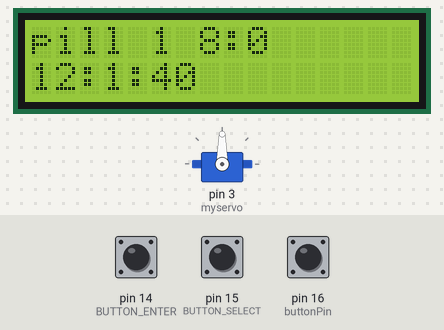
Bench run of a sketch on a simulated Arduino Uno, built with avr-gcc and run on an emulated ATmega328P. On the bench: 16×2 character LCD, servo. The inputs (shaded band) are chosen by the test bench; at power-on: pin 16 (buttonPin) LOW, pin 14 (BUTTON_ENTER) LOW, pin 15 (BUTTON_SELECT) LOW. The local clock reads 2024-03-15 10:24:30 at power-on unless the sketch sets it; random numbers use the default seed unless the sketch sets one; what the sketch prints to the serial monitor is not drawn.

Above: at 0.41 s.
At 1.3 s:
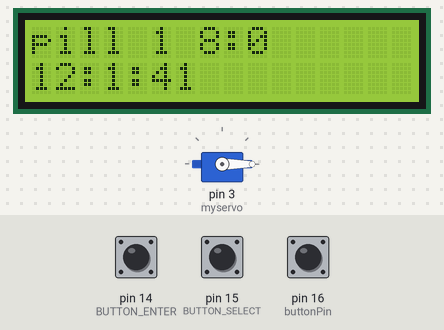
1.4 s: pin 16 (buttonPin) pulled HIGH for 1 s
At 3.7 s:
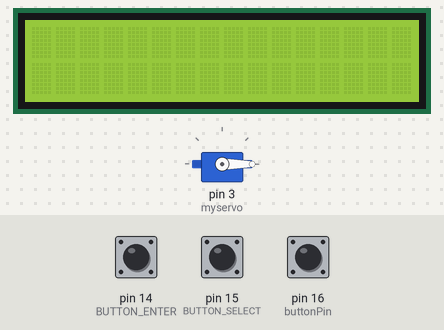
Timing chart, 0 to 5.2 s (numbered marks = the images above; inputs shaded):
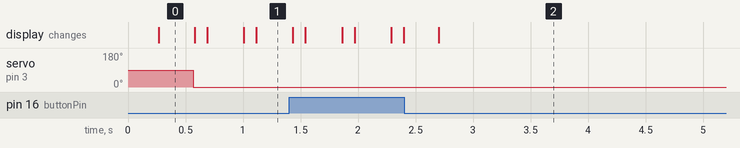

The sketch:

FinalCode.ino
```cpp
#define NUM_PILLS 4
#include <Servo.h>
#include <LiquidCrystal_I2C.h>
#include <Stepper.h>
#include <EEPROM.h>
LiquidCrystal_I2C lcd(0x27, 16, 2);
int count = 0 ;
int counter =0;

#include <virtuabotixRTC.h>
virtuabotixRTC myRTC(6, 7, 5); // CLK , DATA , RST

Servo myservo;
int state = 0; // state for led
const int stepsPerRevolution = 2048;  // change this to fit the number of steps per revolution
Stepper myStepper(stepsPerRevolution, 8, 9, 10, 11);
int currentHour;

  struct pill{
  char name[20];
  int hour;
  int min;// means 1 byte
  int stepperPos;
};
struct pill pills[NUM_PILLS] = {
    {"pill 1" , 8 , 00 , 100},
    {"pill 2" , 9 , 45 , 300},
    {"pill 3" , 10 , 15 , 800},
    {"pill 4" , 10 , 15 , 1200},
};


int buttonState = 0;     // current state of the button
int lastButtonState = 0; // previous state of the button
int startPressed = 0;    // the moment the button was pressed
int endPressed = 0;      // the moment the button was released
int holdTime = 0;        // how long the button was hold
int idleTime = 0;        // how long the button was idle


#include <LiquidCrystal_I2C.h>

// Defines the pins that will be used for the display

//bitmap array for the dino character
byte dino [8]
{ B00000,
  B00111,
  B00101,
  B10111,
  B11100,
  B11111,
  B01101,
  B01100,
};

//character for the tree
byte tree [8]
{
  B00011,
  B11011,
  B11011,
  B11011,
  B11011,
  B11111,
  B01110,
  B01110
};
const int buttonPin = 16;
const int BUTTON_ENTER = 14; // minbutton
const int BUTTON_SELECT = 15; // incbutton
int f =0;
const int MENU_SIZE = 2;
const int LCD_COLUMN = 16;

const int TREE_CHAR = 6;
const int DINO_CHAR = 7;

const String ALPHABET[26] = { "A", "B", "C", "D", "E", "F", "G", "H", "I", "J", "K", "L", "M", "N", "O", "P", "Q", "R", "S", "T", "U", "V", "W", "X", "Y", "Z" };

boolean isPlaying = false;
boolean isShowScore = false;
boolean isDinoOnGround = true;

int currentIndexMenu = 0;
int score = 0;
int scoreListSize = 0;
String scoreList[20];


void setup() {
    myStepper.setSpeed(10);

pinMode(BUTTON_SELECT, INPUT);
pinMode(BUTTON_ENTER, INPUT);
lcd.begin();
lcd.backlight();
myRTC.setDS1302Time(40, 01, 12, 5,15, 4, 2023);//but remember to "comment/remove" this function once you're done as I did
myservo.attach(3);
//pills[0] = EEPROM.get(int idx, T &t)
pill custom; //Variable to store custom object read from EEPROM.
for (int i = 0 ; i<4 ; i++){
/*EEPROM.get(i, custom );
//Serial.println( custom.name );
 // Serial.println( custom.hour );
 // Serial.println( custom.min );
  int hour= custom.hour;
  int min = custom.min;
  String name = custom.name;
  //pills[i].name = name;
  pills[i].hour =hour;
  pills[i].min = min;*/

}
  pinMode(buttonPin, INPUT); // initialize the button pin as a input
  Serial.begin(9600);        // initialize serial communication
  lcd.setCursor(16, 2);
  lcd.begin();
  lcd.createChar(DINO_CHAR, dino);
  lcd.createChar(TREE_CHAR, tree);
}

void loop() {
    lcd.clear();
  buttonState = digitalRead(buttonPin); // read the button input

  if (buttonState != lastButtonState) { // button state changed
     updateState();

  }
  lastButtonState = buttonState;        // save state for next loop
   if(f>>0){

 //    handleMenu();

  }
  if (f ==0){
    ACTION();
  }

}

void updateState() {
  // the button has been just pressed
  if (buttonState == HIGH) {
      startPressed = millis();
      idleTime = startPressed - endPressed;


  } else {
      endPressed = millis();
      holdTime = endPressed - startPressed;

      if (holdTime >= 500 && holdTime < 1000) {
        //  Serial.println("Button was held for half a second");
      }

      if (holdTime >= 1000) {
       //   Serial.println("Button was held for one second or more");
        f++;
      }

  }
}
void handleMenu() {
  String menu[MENU_SIZE] = { "START", "SCORE" };

  for (int i = 0; i < MENU_SIZE; i++) {
    if (i == currentIndexMenu) {
      lcd.setCursor(0, i);
      lcd.print("-> ");

    }

    lcd.setCursor(3, i);
    lcd.print(menu[i]);
  }

  if (digitalRead(BUTTON_SELECT) == HIGH) {
    currentIndexMenu = currentIndexMenu == 0 ? 1 : 0;
  }

  if (digitalRead(BUTTON_ENTER) == HIGH) {
    currentIndexMenu == 0 ? startGame() : showScore();
  }
  delay(100);
}

void showScore () {
  isShowScore = true;
  delay(200);

  int currentIndex = 0;
  const int lastIndex = scoreListSize - 1;

  printScore(currentIndex, lastIndex);

  while (isShowScore) {
    if (digitalRead(BUTTON_SELECT) == HIGH) {
      currentIndex = currentIndex < lastIndex ? currentIndex + 1 : 0;
      printScore(currentIndex, lastIndex);
    }

    if (digitalRead(BUTTON_ENTER) == HIGH) {
      isShowScore = false;
    }

    delay(200);
  }
}

void printScore(int index, int lastIndex) {
  lcd.clear();

  if (lastIndex == -1) {
    lcd.print("NO SCORE");
  }
  else {
    lcd.print(scoreList[index]);

    if (index < lastIndex) {
      lcd.setCursor(0, 1);
      lcd.print(scoreList[index + 1]);
    }
  }
}

void startGame () {
  isPlaying = true;

  while (isPlaying) {
    handleGame();
  }
}

void handleGame() {
  lcd.clear();
  if(digitalRead(BUTTON_SELECT) == HIGH){
      handleGameOver();
  }
  int buttonPressedTimes = 0;

  // Generate two random distances for the space between the trees
  int secondPosition = random(4, 9);
  int thirdPosition = random(4, 9);
  int firstTreePosition = LCD_COLUMN;

  const int columnValueToStopMoveTrees = -(secondPosition + thirdPosition);

  // this loop is to make the trees move, this loop waiting until
  // all the trees moved
  for (; firstTreePosition >= columnValueToStopMoveTrees; firstTreePosition--) {

    lcd.setCursor(13, 0);
    lcd.print(score);

    defineDinoPosition();

    int secondTreePosition = firstTreePosition + secondPosition;
    int thirdTreePosition = secondTreePosition + thirdPosition;

    showTree(firstTreePosition);
    showTree(secondTreePosition);
    showTree(thirdTreePosition);

    if (isDinoOnGround) {
      if (firstTreePosition == 1 || secondTreePosition == 1 || thirdTreePosition == 1  || digitalRead(BUTTON_SELECT) == HIGH) {
        handleGameOver();
        delay(5000);
        break;
      }
      buttonPressedTimes = 0;

    } else {
      if (buttonPressedTimes > 3) {
        score -= 3;
      }

      buttonPressedTimes++;
    }

    score++;
    delay(500);
  }
  lcd.clear();
}

void handleGameOver () {
  lcd.clear();
  lcd.print("GAME OVER");

  lcd.setCursor(0, 1);
  lcd.print("SCORE: ");
  lcd.print(score);

  delay(1000);
  saveScore();
  lcd.clear();

}

void saveScore () {
  lcd.clear();

  String nick = "";
  int nameSize = 0;
  int alphabetCurrentIndex = 0;

  lcd.print("TYPE YOUR NAME");

  while (nameSize != 3) {
    lcd.setCursor(nameSize, 1);
    lcd.print(ALPHABET[alphabetCurrentIndex]);

    if (digitalRead(BUTTON_SELECT) == HIGH) {
      alphabetCurrentIndex = alphabetCurrentIndex != 25 ? alphabetCurrentIndex + 1 : 0;
    }

    if (digitalRead(BUTTON_ENTER) == HIGH) {
      nick += ALPHABET[alphabetCurrentIndex];

      nameSize++;
      alphabetCurrentIndex = 0;
    }

    delay(300);
    f = 0;
  }

  scoreList[scoreListSize] =  nick + " " + score;
  scoreListSize++;

  isPlaying = false;
  score = 0;
  lcd.clear();
}

void showTree (int position) {
  lcd.setCursor(position, 1);
  lcd.write(TREE_CHAR);

  // clean the previous position
  lcd.setCursor(position + 1, 1);
  lcd.print(" ");
}

void defineDinoPosition () {
  int buttonState = digitalRead(BUTTON_ENTER);
  buttonState == LOW ? putDinoOnGround() : putDinoOnAir();
}

void putDinoOnGround () {
  lcd.setCursor(1, 1);
  lcd.write(DINO_CHAR);
  lcd.setCursor(1, 0);
  lcd.print(" ");

  isDinoOnGround = true;
}

void putDinoOnAir () {
  lcd.setCursor(1, 0);
  lcd.write(DINO_CHAR);
  lcd.setCursor(1, 1);
  lcd.print(" ");

  isDinoOnGround = false;
}
void ACTION() {

  lcd.setCursor(0, 0);

  int buttonState1 = digitalRead(buttonPin);
  int buttonState2 = digitalRead(BUTTON_SELECT);
  int buttonState3 = digitalRead(BUTTON_ENTER);

  if (buttonState1 == HIGH) {
    lcd.clear();
    count++; // connect this pin to avoid infinite loop
  }

  if (count == 3) {
    count = 0;
  }

  if (buttonState2 == HIGH) {
    lcd.clear();
    pills[count].hour++;
    if (pills[count].hour > 23) {
      pills[count].hour = 0;
    }
  }

  if (buttonState3 == HIGH) {
    lcd.clear();
    pills[count].min = pills[count].min + 15;
    if (pills[count].min > 45) {
      pills[count].min = 0;
    }
  }

  lcd.print(pills[count].name);
  lcd.print(" ");
  lcd.print(pills[count].hour);
  lcd.print(":");
  lcd.print(pills[count].min);
  delay(100);

  if (Serial.available()) {

    String data = Serial.readStringUntil('\n');

    char input[data.length() + 1];
    strcpy(input, data.c_str());

    char* token = strtok(input, "+");

  while (token != NULL) {
  // Extract hours and minutes from the token
  int hour, min;
  sscanf(token, "%d:%d", &hour, &min);

  // Update pill values
  if(counter <4){
    pills[counter].hour = hour;
    pills[counter].min = min;


  }

  // Print the extracted values
//  Serial.print("Hours: ");
//  Serial.print(hour);
 // Serial.print(", Minutes: ");
 // Serial.println(min);

  token = strtok(NULL, "+");
  counter++;
}
counter = 0;
// Print updated pill information
for (int i = 0; i < 4 ; i++) {


}


  }

  // char *idx_str = strtok(input.c_str(), " ");
  // char *hour_str = strtok(NULL, " "); // Split the input string into Hour and Minute using space delimiter
  // char *min_str = strtok(NULL, " ");
  // if(hour_str != NULL && min_str != NULL){

  //   int idx = atoi(idx_str);
  //   int hour = atoi(hour_str); // Convert the Hour string into integer
  //   int min = atoi(min_str); // Convert the Minute string into integer
  //   pills[idx].hour = hour; // Assign the Hour value to pills structure
  //   pills[idx].min = min; // Assign the Minute value to pills structure
  //   EEPROM.put(idx, pills[idx] );

  // }

  myRTC.updateTime();
  lcd.setCursor(0, 1);

  lcd.print(myRTC.hours);
  lcd.print(":");
  lcd.print(myRTC.minutes);
  lcd.print(":");
  lcd.print(myRTC.seconds);

  delay(300);

  for (int i = 0; i < 4; i++) {
  Serial.println("Pill ");
  Serial.print(i);
  Serial.print(" ");
  Serial.print(pills[i].hour);
  Serial.print(":");
  Serial.println(pills[i].min);

    if (myRTC.hours == pills[i].hour && myRTC.minutes == pills[i].min && myRTC.seconds == 0) {
      myStepper.step(pills[i].stepperPos);
      delay(500);
      Serial.println(pills[i].stepperPos);

      myservo.write(180);
      delay(40);

      myservo.write(-150);
      delay(40);
      Serial.println("servo 0");
      myStepper.step(-pills[i].stepperPos);
    }
  }
  myservo.write(-180);
}
```
